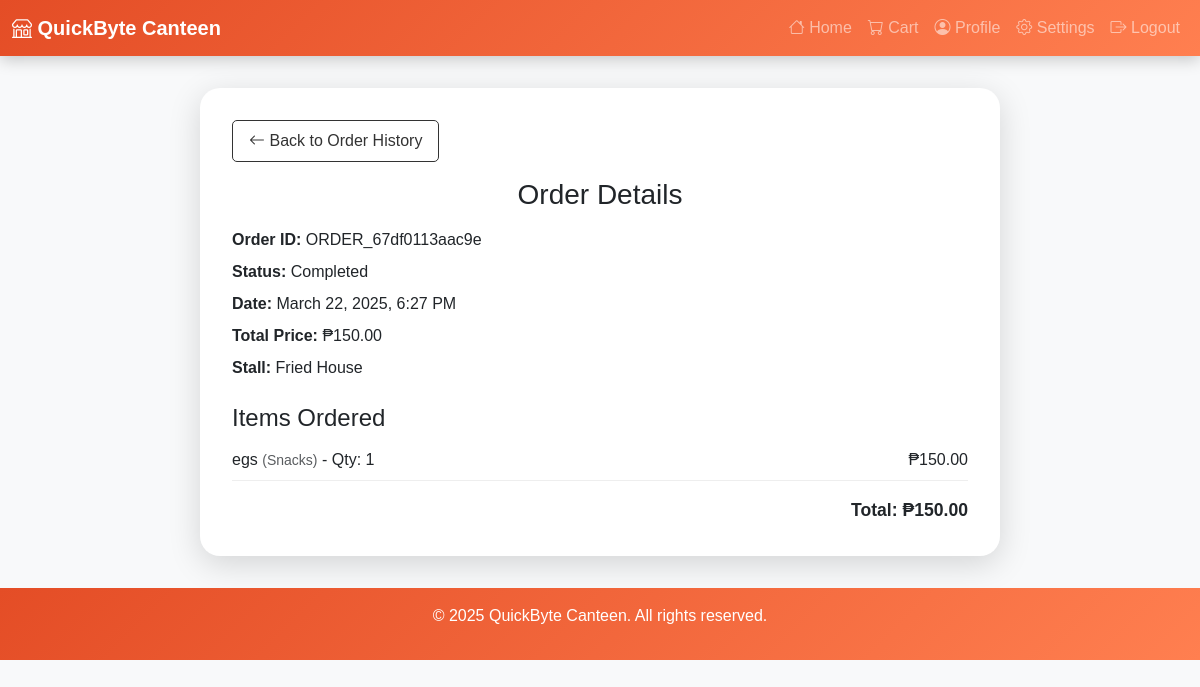
The app's page /user/view_details.php?order_id=ORDER_67df0113aac9e (signed in) with its own data.
### tables this page shows
CREATE TABLE `orders` (
  `order_id` varchar(50) NOT NULL,
  `user_id` int(11) NOT NULL,
  `stall_id` int(11) NOT NULL,
  `total_price` decimal(10,2) NOT NULL,
  `order_date` timestamp NOT NULL DEFAULT current_timestamp(),
  `order_status` enum('Pending','Completed','Cancelled','Ready for Pickup','Partially Completed','Preparing') DEFAULT 'Pending'
);

CREATE TABLE `stalls` (
  `stall_id` int(11) NOT NULL,
  `stall_name` varchar(100) NOT NULL,
  `description` text DEFAULT NULL,
  `image_path` varchar(255) NOT NULL DEFAULT 'default_stall.jpg',
  `status` enum('Open','Closed','','') NOT NULL,
  `created_at` timestamp NOT NULL DEFAULT current_timestamp()
);

CREATE TABLE `order_details` (
  `order_detail_id` int(11) NOT NULL,
  `order_id` varchar(50) NOT NULL,
  `item_id` int(11) NOT NULL,
  `quantity` int(11) NOT NULL,
  `subtotal` decimal(10,2) NOT NULL,
  `unit_price` decimal(10,2) NOT NULL,
  `status` enum('Preparing','Ready','Cancelled','') NOT NULL
);

CREATE TABLE `menu_items` (
  `item_id` int(11) NOT NULL,
  `name` varchar(100) NOT NULL,
  `price` decimal(10,2) NOT NULL,
  `category` enum('Snacks','Drinks','Meals') NOT NULL,
  `availability` enum('Available','Out Of Stock') DEFAULT 'Out Of Stock',
  `image_path` varchar(255) NOT NULL DEFAULT 'default.jpg',
  `stall_id` int(11) NOT NULL,
  `description` text DEFAULT NULL
);

### user/view_details.php (the view, shortened to what this page needs)
<?php
include '../config.php';
$order_id = $_GET['order_id'];
$user_id = $_SESSION['user_id'];
$sql_order = "SELECT order_id, total_price, order_status, order_date, stall_id FROM orders WHERE order_id = ? AND user_id = ?";
$stmt_order = $con->prepare($sql_order);
$stmt_order->bind_param("si", $order_id, $user_id);
$stmt_order->execute();
$result_order = $stmt_order->get_result();
$order = $result_order->fetch_assoc();
$sql_stall = "SELECT stall_name, description FROM stalls WHERE stall_id = ?";
$stmt_stall = $con->prepare($sql_stall);
$stmt_stall->bind_param("i", $order['stall_id']);
$stmt_stall->execute();
$result_stall = $stmt_stall->get_result();
$stall = $result_stall->fetch_assoc();
$sql_items = "SELECT m.item_id, m.name AS product_name, m.category, od.quantity, od.unit_price, od.subtotal
              FROM order_details od
              JOIN menu_items m ON od.item_id = m.item_id
              WHERE od.order_id = ?";
$stmt_items = $con->prepare($sql_items);
$stmt_items->bind_param("s", $order_id);
$stmt_items->execute();
$result_items = $stmt_items->get_result();
$order_items = $result_items->fetch_all(MYSQLI_ASSOC);
$order_date = date('F j, Y, g:i A', strtotime($order['order_date']));
?>
<!DOCTYPE html>
<html lang="en">
<head>
  <link rel="stylesheet" href="https://cdn.jsdelivr.net/npm/bootstrap@5.3.0-alpha1/dist/css/bootstrap.min.css">
  <link rel="stylesheet" href="https://cdn.jsdelivr.net/npm/bootstrap-icons@1.11.3/font/bootstrap-icons.min.css">
</head>
<body>
  <nav class="navbar navbar-expand-lg navbar-dark">
    <div class="container-fluid">
      <a class="navbar-brand" href="index.php"><i class="bi bi-shop"></i> QuickByte Canteen</a>
      <div class="collapse navbar-collapse" id="navbarNav">
        <ul class="navbar-nav ms-auto">
          <li class="nav-item"><a class="nav-link" href="index.php"><i class="bi bi-house"></i> Home</a></li>
          <li class="nav-item"><a class="nav-link" href="cart.php"><i class="bi bi-cart"></i> Cart</a></li>
          <li class="nav-item"><a class="nav-link" href="user_profile.php"><i class="bi bi-person-circle"></i> Profile</a></li>
          <li class="nav-item"><a class="nav-link" href="settings.php"><i class="bi bi-gear"></i> Settings</a></li>
          <li class="nav-item"><a class="nav-link" href="../auth/logout.php"><i class="bi bi-box-arrow-right"></i> Logout</a></li>
        </ul>
      </div>
    </div>
  </nav>
  <div class="container order-details">
    <a href="order_history.php" class="back-btn"><i class="bi bi-arrow-left"></i> Back to Order History</a>
    <h3>Order Details</h3>
    <div class="order-info">
      <p><strong>Order ID:</strong> <?php echo htmlspecialchars($order['order_id']); ?></p>
      <p><strong>Status:</strong> <?php echo htmlspecialchars($order['order_status']); ?></p>
      <p><strong>Date:</strong> <?php echo $order_date; ?></p>
      <p><strong>Total Price:</strong> ₱<?php echo number_format($order['total_price'], 2); ?></p>
      <?php if ($stall): ?>
        <p><strong>Stall:</strong> <?php echo htmlspecialchars($stall['stall_name']); ?></p>
      <?php endif; ?>
    </div>
    <h4 class="mt-4">Items Ordered</h4>
    <?php if (!empty($order_items)): ?>
      <?php foreach ($order_items as $item): ?>
        <div class="item-row">
          <span>
            <?php echo htmlspecialchars($item['product_name']); ?>
            <small class="text-muted">(<?php echo htmlspecialchars($item['category']); ?>)</small>
            - Qty: <?php echo $item['quantity']; ?>
          </span>
          <span>₱<?php echo number_format($item['subtotal'], 2); ?></span>
        </div>
      <?php endforeach; ?>
      <div class="total-row">
        <span>Total: ₱<?php echo number_format($order['total_price'], 2); ?></span>
      </div>
    <?php else: ?>
      <p>No items found for this order.</p>
    <?php endif; ?>
  </div>
  <footer>
    <div class="container">
      <p>&copy; 2025 QuickByte Canteen. All rights reserved.</p>
    </div>
  </footer>
</body>
</html>

### user/view_details.php (style rules this page uses)
body { background-color: #f8f9fa; font-family: 'Poppins', sans-serif; min-height: 100vh; }
.navbar { background: linear-gradient(135deg, #e44d26, #ff7f50); box-shadow: 0 4px 15px rgba(0,0,0,0.2); }
.navbar-brand { font-weight: bold; }
.order-details { background: #fff; border-radius: 20px; box-shadow: 0 8px 32px rgba(0,0,0,0.15); padding: 2rem; margin: 2rem auto; max-width: 800px; }
.order-details h3 { margin-bottom: 1rem; text-align: center; }
.order-info p { margin: 0.5rem 0; }
.item-row { display: flex; justify-content: space-between; padding: 0.5rem 0; border-bottom: 1px solid #eee; }
.total-row { font-weight: bold; font-size: 1.1rem; text-align: right; margin-top: 1rem; }
.back-btn { display: inline-block; margin-bottom: 1rem; background-color: transparent; border: 1px solid #333; padding: 0.5rem 1rem; border-radius: 5px; text-decoration: none; color: #333; transition: background 0.3s ease; }
footer { background: linear-gradient(135deg, #e44d26, #ff7f50); color: white; text-align: center; padding: 1rem 0; margin-top: auto; }

### records on screen
orders: order_id "ORDER_67df0113aac9e", order_status "Completed", order_date "March 22, 2025, 6:27 PM", total_price "150.00"
stalls: stall_name "Fried House"
order_details: item.name "egs", item.category "Snacks", quantity "1", subtotal "150.00"
